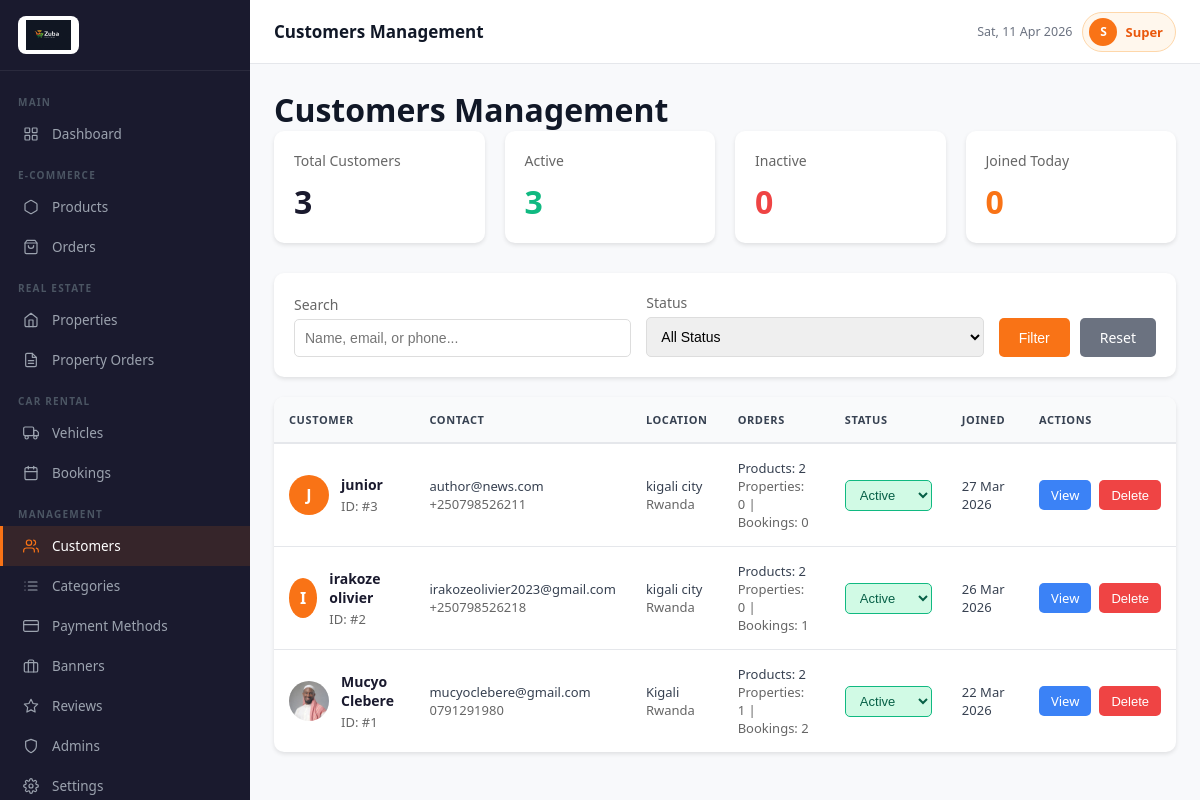
The page /admin/customers.php (signed in) on the database its author committed.
### tables this page shows
CREATE TABLE `users` (
  `id` int(11) UNSIGNED NOT NULL,
  `name` varchar(100) NOT NULL,
  `email` varchar(100) NOT NULL,
  `phone` varchar(20) NOT NULL,
  `password` varchar(255) NOT NULL,
  `profile_image` varchar(255) DEFAULT NULL,
  `address` text DEFAULT NULL,
  `city` varchar(100) DEFAULT NULL,
  `country` varchar(100) DEFAULT NULL,
  `status` enum('active','inactive','suspended') NOT NULL DEFAULT 'active',
  `last_login` timestamp NULL DEFAULT NULL,
  `created_at` timestamp NOT NULL DEFAULT current_timestamp(),
  `updated_at` timestamp NOT NULL DEFAULT current_timestamp() ON UPDATE current_timestamp(),
  `reset_token` varchar(64) DEFAULT NULL,
  `reset_expires` datetime DEFAULT NULL
);

### admin/includes/functions.php (called while the page is built, shortened)
<?php
function e($str) {
    return htmlspecialchars((string)($str ?? ''), ENT_QUOTES, 'UTF-8');
}
function formatDate($date) {
    return date('d M Y', strtotime($date));
}

### admin/customers.php (the view, shortened to what this page needs)
<?php
require_once '../config/db.php';
require_once 'includes/functions.php';
$page_title = "Customers Management";
$search = isset($_GET['search']) ? trim($_GET['search']) : '';
$where = [];
$params = [];
$types = '';
$where_sql = $where ? 'WHERE ' . implode(' AND ', $where) : '';
$stats_query = "SELECT
    COUNT(*) as total,
    SUM(CASE WHEN status = 'active' THEN 1 ELSE 0 END) as active,
    SUM(CASE WHEN status = 'inactive' THEN 1 ELSE 0 END) as inactive,
    SUM(CASE WHEN DATE(created_at) = CURDATE() THEN 1 ELSE 0 END) as today
FROM users";
$stats_result = $conn->query($stats_query);
$stats = $stats_result->fetch_assoc();
$page = isset($_GET['page']) ? (int)$_GET['page'] : 1;
$per_page = 20;
$offset = ($page - 1) * $per_page;
$query = "SELECT u.*,
    (SELECT COUNT(*) FROM orders WHERE user_id = u.id) as order_count,
    (SELECT COUNT(*) FROM property_orders WHERE user_id = u.id) as property_order_count,
    (SELECT COUNT(*) FROM bookings WHERE user_id = u.id) as booking_count
FROM users u
$where_sql
ORDER BY u.created_at DESC
LIMIT ? OFFSET ?";
$params[] = $per_page;
$params[] = $offset;
$types .= 'ii';
$stmt = $conn->prepare($query);
if ($types) {
    $stmt->bind_param($types, ...$params);
}
$stmt->execute();
$customers = $stmt->get_result();
require_once 'includes/header.php';
?>
<div class="content-header">
    <h1><?php echo $page_title; ?></h1>
</div>
<div class="stats-grid">
    <div class="stat-card">
        <h3>Total Customers</h3>
        <div class="number"><?php echo number_format($stats['total']); ?></div>
    </div>
    <div class="stat-card">
        <h3>Active</h3>
        <div class="number" style="color: #10b981;"><?php echo number_format($stats['active']); ?></div>
    </div>
    <div class="stat-card">
        <h3>Inactive</h3>
        <div class="number" style="color: #ef4444;"><?php echo number_format($stats['inactive']); ?></div>
    </div>
    <div class="stat-card">
        <h3>Joined Today</h3>
        <div class="number" style="color: #f97316;"><?php echo number_format($stats['today']); ?></div>
    </div>
</div>
<div class="filters-bar">
    <form method="GET" class="filters-form">
        <div class="filter-group">
            <label>Search</label>
            <input type="text" name="search" placeholder="Name, email, or phone..." value="<?php echo e($search); ?>">
        </div>
        <div class="filter-group">
            <label>Status</label>
            <select name="status">
                <option value="">All Status</option>
            </select>
        </div>
        <div class="filter-actions">
            <button type="submit" class="btn btn-primary">Filter</button>
            <a href="customers.php" class="btn btn-secondary">Reset</a>
        </div>
    </form>
</div>
<div class="customers-table">
    <table>
        <thead>
            <tr>
                <th>Customer</th>
                <th>Contact</th>
                <th>Location</th>
                <th>Orders</th>
                <th>Status</th>
                <th>Joined</th>
                <th>Actions</th>
            </tr>
        </thead>
        <tbody>
            <?php if ($customers->num_rows > 0): ?>
                <?php while ($customer = $customers->fetch_assoc()): ?>
                    <tr>
                        <td>
                            <div class="customer-info">
                                <?php if ($customer['profile_image']): ?>
                                    <img src="<?= UPLOAD_URL . 'profiles/' . e($customer['profile_image']) ?>" alt="" class="customer-avatar">
                                <?php else: ?>
                                    <div class="customer-avatar-placeholder">
                                        <?php echo strtoupper(substr($customer['name'], 0, 1)); ?>
                                    </div>
                                <?php endif; ?>
                                <div class="customer-details">
                                    <h4><?php echo e($customer['name']); ?></h4>
                                    <p>ID: #<?php echo $customer['id']; ?></p>
                                </div>
                            </div>
                        </td>
                        <td>
                            <div><?php echo e($customer['email']); ?></div>
                            <div style="color: #666; font-size: 13px;"><?php echo e($customer['phone']); ?></div>
                        </td>
                        <td>
                            <?php if ($customer['city'] || $customer['country']): ?>
                                <div><?php echo e($customer['city']); ?></div>
                                <div style="color: #666; font-size: 13px;"><?php echo e($customer['country']); ?></div>
                            <?php else: ?>
                                <span style="color: #999;">-</span>
                            <?php endif; ?>
                        </td>
                        <td>
                            <div>Products: <?php echo $customer['order_count']; ?></div>
                            <div style="font-size: 13px; color: #666;">
                                Properties: <?php echo $customer['property_order_count']; ?> |
                                Bookings: <?php echo $customer['booking_count']; ?>
                            </div>
                        </td>
                        <td>
                            <form method="POST" style="display: inline;" onsubmit="return confirmStatusChange(event, '<?php echo e($customer['name']); ?>', '<?php echo $customer['status']; ?>')">
                                <select name="status" class="status-select <?php echo $customer['status']; ?>" onchange="this.form.submit()">
                                    <option value="active" <?php echo $customer['status'] === 'active' ? 'selected' : ''; ?>>Active</option>
                                </select>
                            </form>
                        </td>
                        <td><?php echo formatDate($customer['created_at']); ?></td>
                        <td>
                            <div class="action-buttons">
                                <a href="customer-details.php?id=<?php echo $customer['id']; ?>" class="btn btn-sm btn-info">View</a>
                                <button onclick="confirmDelete(<?php echo $customer['id']; ?>, '<?php echo e($customer['name']); ?>')" class="btn btn-sm btn-danger">Delete</button>
                            </div>
                        </td>
                    </tr>
                <?php endwhile; ?>
            <?php endif; ?>
        </tbody>
    </table>
</div>
<?php require_once 'includes/footer.php'; ?>

### admin/includes/header.php (style rules this page uses)
*, *::before, *::after { margin: 0; padding: 0; box-sizing: border-box; }
:root { --orange: #f97316; --orange-dark: #ea580c; --orange-light:#fff7ed; --sidebar-w: 250px; --topbar-h: 64px; --dark: #1a1a2e; --dark2: #16213e; --text: #111827; --text-muted: #6b7280; --border: #e5e7eb; --bg: #f8f9fb; --white: #ffffff; --radius: 10px; --shadow: 0 1px 4px rgba(0,0,0,.08); }
body { font-family: 'Segoe UI', Arial, sans-serif; background: var(--bg); color: var(--text); min-height: 100vh; display: flex; }
table { width: 100%; border-collapse: collapse; min-width: 400px; }
th { font-size: 11px; font-weight: 700; text-transform: uppercase; letter-spacing: .6px; color: var(--text-muted); padding: 10px 16px; text-align: left; background: #fafafa; border-bottom: 1px solid var(--border); white-space: nowrap; }
td { font-size: 13px; padding: 11px 16px; border-bottom: 1px solid #f3f4f6; color: #374151; vertical-align: middle; }
tr:last-child td { border-bottom: none; }

### admin/customers.php (style rules this page uses)
.stats-grid { display: grid; grid-template-columns: repeat(4, 1fr); gap: 20px; margin-bottom: 30px; }
.stat-card { background: white; padding: 20px; border-radius: 10px; box-shadow: 0 2px 4px rgba(0,0,0,0.1); }
.stat-card h3 { font-size: 14px; color: #666; margin: 0 0 10px 0; font-weight: 500; }
.stat-card .number { font-size: 32px; font-weight: bold; color: #1a1a2e; }
.filters-bar { background: white; padding: 20px; border-radius: 10px; box-shadow: 0 2px 4px rgba(0,0,0,0.1); margin-bottom: 20px; }
.filters-form { display: flex; gap: 15px; align-items: flex-end; }
.filter-group { flex: 1; }
.filter-group label { display: block; margin-bottom: 5px; font-size: 14px; color: #666; }
.filter-group input, .filter-group select { width: 100%; padding: 10px; border: 1px solid #ddd; border-radius: 5px; font-size: 14px; }
.filter-actions { display: flex; gap: 10px; }
.btn { padding: 10px 20px; border: none; border-radius: 5px; cursor: pointer; font-size: 14px; text-decoration: none; display: inline-block; transition: all 0.3s; }
.btn-primary { background: #f97316; color: white; }
.btn-secondary { background: #6b7280; color: white; }
.customers-table { background: white; border-radius: 10px; box-shadow: 0 2px 4px rgba(0,0,0,0.1); overflow: hidden; }
.customers-table table { width: 100%; border-collapse: collapse; }
.customers-table th { background: #f9fafb; padding: 15px; text-align: left; font-weight: 600; color: #374151; border-bottom: 2px solid #e5e7eb; }
.customers-table td { padding: 15px; border-bottom: 1px solid #e5e7eb; }
.customer-info { display: flex; align-items: center; gap: 12px; }
.customer-avatar { width: 40px; height: 40px; border-radius: 50%; object-fit: cover; }
.customer-avatar-placeholder { width: 40px; height: 40px; border-radius: 50%; background: #f97316; color: white; display: flex; align-items: center; justify-content: center; font-weight: bold; font-size: 16px; }
.customer-details h4 { margin: 0 0 3px 0; font-size: 14px; color: #1a1a2e; }
.customer-details p { margin: 0; font-size: 13px; color: #666; }
.status-select { padding: 6px 10px; border: 1px solid #ddd; border-radius: 5px; font-size: 13px; cursor: pointer; }
.status-select.active { border-color: #10b981; background: #d1fae5; color: #065f46; }
.action-buttons { display: flex; gap: 8px; }
.btn-sm { padding: 6px 12px; font-size: 13px; }
.btn-info { background: #3b82f6; color: white; }
.btn-danger { background: #ef4444; color: white; }

### rows shown on the page
users: name "J", name "junior", id "3", email "author@news.com", phone "+250798526211", city "kigali city", country "Rwanda", order_count "2", property_order_count "0", booking_count "0", status "Active", created_at "27 Mar 2026"
users: name "I", name "irakoze olivier", id "2", email "irakozeolivier2023@gmail.com", phone "+250798526218", city "kigali city", country "Rwanda", order_count "2", property_order_count "0", booking_count "1", status "Active", created_at "26 Mar 2026"
users: profile_image (picture), name "Mucyo Clebere", id "1", email "mucyoclebere@gmail.com", phone "0791291980", city "Kigali", country "Rwanda", order_count "2", property_order_count "1", booking_count "2", status "Active", created_at "22 Mar 2026"

### other values the page prints
$page_title "Customers Management"
substr($admin['name'], 0, 1) "S"
explode(' ', $admin['name'])[0] "Super"
$stats['total'] "3"
$stats['active'] "3"
$stats['inactive'] "0"
$stats['today'] "0"
